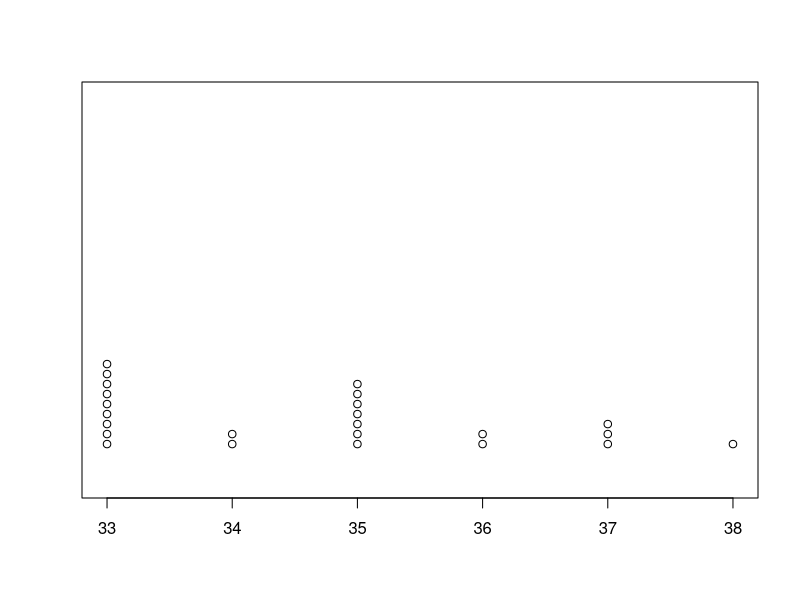

Write R code to recreate this figure.
## ---- chunk 1
## DATA GENERATION
shape1 = 2**runif(1,-1,1)
shape2 = 2**runif(1,-1,1)
dims = sample(4:6,2)
rows = min(dims)
cols = max(dims)
n = rows*cols
offset = runif(1,0,60)
data = round(rbeta(n,shape1,shape2)*7 + offset)

## The frequency table
value = min(data):max(data)
frequency = tabulate(data)[value]
df_freq = data.frame(value, frequency)
## ---- chunk 2
stripchart(data, method="stack",  pch=1, ylim = c(0,10), offset=0.5)
